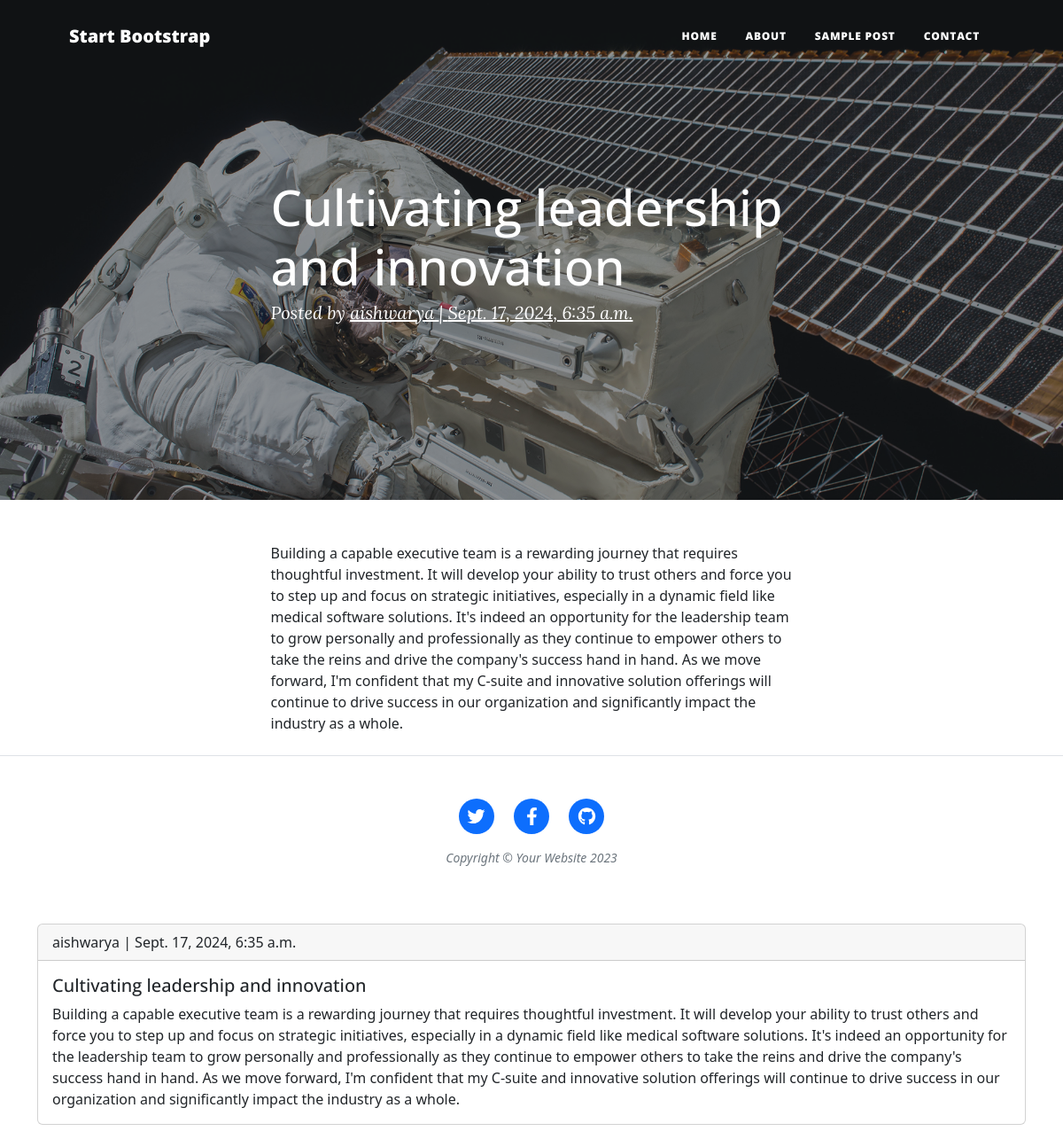
The app's page /cultivating-leadership-and-innovation/ with its own data.
### blog/models.py (models this page shows, shortened)
class Post(models.Model):
    title=models.CharField(max_length=300,unique=True)
    slug=models.SlugField(max_length=200,unique=True)
    author=models.ForeignKey(User,on_delete=models.CASCADE,related_name='blog_posts')
    content=models.TextField()
    updated_on=models.DateTimeField(auto_now=True)
    created_on=models.DateTimeField(auto_now_add=True)
    status=models.IntegerField(choices=STATUS,default=0)
    class Meta:
        ordering=['-created_on']

### blog/views.py (the view)
# urls.py: path('<slug:slug>/', views.PostDetail.as_view(),name='post_detail')
class PostDetail(generic.DetailView):
    model= Post
    template_name='blog/detail.html'

### templates/blog/detail.html (shortened to what this page needs)
{% load static %}
<!DOCTYPE html>
<html lang="en">
    <head>
        <link href="{% static 'css/styles.css' %}" rel="stylesheet" />
    </head>
    <body>
        <nav class="navbar navbar-expand-lg navbar-light" id="mainNav">
            <div class="container px-4 px-lg-5">
                <a class="navbar-brand" href="index.html">Start Bootstrap</a>
                <div class="collapse navbar-collapse" id="navbarResponsive">
                    <ul class="navbar-nav ms-auto py-4 py-lg-0">
                        <li class="nav-item"><a class="nav-link px-lg-3 py-3 py-lg-4" href="index.html">Home</a></li>
                        <li class="nav-item"><a class="nav-link px-lg-3 py-3 py-lg-4" href="about.html">About</a></li>
                        <li class="nav-item"><a class="nav-link px-lg-3 py-3 py-lg-4" href="post.html">Sample Post</a></li>
                        <li class="nav-item"><a class="nav-link px-lg-3 py-3 py-lg-4" href="contact.html">Contact</a></li>
                    </ul>
                </div>
            </div>
        </nav>
        <header class="masthead" style="background-image: url({% static 'assets/img/post-bg.jpg' %})">
            <div class="container position-relative px-4 px-lg-5">
                <div class="row gx-4 gx-lg-5 justify-content-center">
                    <div class="col-md-10 col-lg-8 col-xl-7">
                        <div class="post-heading">
                            <h1>{{post.title}}</h1>
                            <span class="meta">
                                Posted by
                                <a href="#!">{{post.author}} | {{post.created_on}}</a>
                            </span>
                        </div>
                    </div>
                </div>
            </div>
        </header>
        <article class="mb-4">
            <div class="container px-4 px-lg-5">
                <div class="row gx-4 gx-lg-5 justify-content-center">
                    <div class="col-md-10 col-lg-8 col-xl-7">
                      {{post.content|safe}}
                    </div>
                </div>
            </div>
        </article>
        <footer class="border-top">
            <div class="container px-4 px-lg-5">
                <div class="row gx-4 gx-lg-5 justify-content-center">
                    <div class="col-md-10 col-lg-8 col-xl-7">
                        <ul class="list-inline text-center">
                            <li class="list-inline-item">
                                <a href="#!">
                                    <span class="fa-stack fa-lg">
                                        <i class="fas fa-circle fa-stack-2x"></i>
                                        <i class="fab fa-twitter fa-stack-1x fa-inverse"></i>
                                    </span>
                                </a>
                            </li>
                            <li class="list-inline-item">
                                <a href="#!">
                                    <span class="fa-stack fa-lg">
                                        <i class="fas fa-circle fa-stack-2x"></i>
                                        <i class="fab fa-facebook-f fa-stack-1x fa-inverse"></i>
                                    </span>
                                </a>
                            </li>
                            <li class="list-inline-item">
                                <a href="#!">
                                    <span class="fa-stack fa-lg">
                                        <i class="fas fa-circle fa-stack-2x"></i>
                                        <i class="fab fa-github fa-stack-1x fa-inverse"></i>
                                    </span>
                                </a>
                            </li>
                        </ul>
                        <div class="small text-center text-muted fst-italic">Copyright &copy; Your Website 2023</div>
                    </div>
                </div>
            </div>
        </footer>
    </body>
</html>
<!doctype html>
<html lang="en">
  <head>
    <link href="https://cdn.jsdelivr.net/npm/bootstrap@5.2.3/dist/css/bootstrap.min.css" rel="stylesheet">
  </head>
  <body>
    <div class="container mt-3">
    <div class="card mb-3">
        <div class="card-header">
            {{post.author}} | {{post.created_on}}
        </div>
        <div class="card-body">
          <h5 class="card-title">{{post.title}}</h5>
          <p class="card-text">{{post.content|safe}}</p>
        </div>
      </div>
</div>
  </body>
</html>

### records on screen
Post: title "Cultivating leadership and innovation", author "aishwarya", created_on "Sept. 17, 2024, 6:35 a.m.", content "Building a capable executive team is a rewarding journey that requires thoughtful investment. It will develop your ability to trust others and force you to step up and focus on strategic initiatives, especially in a dynamic field like medical software solutions. It's indeed an opportunity for the leadership team to grow personally and professionally as they continue to empower others to take the reins and drive the company's success hand in hand. As we move forward, I'm confident that my C-suite and innovative solution offerings will continue to drive success in our organization and significantly impact the industry as a whole."
